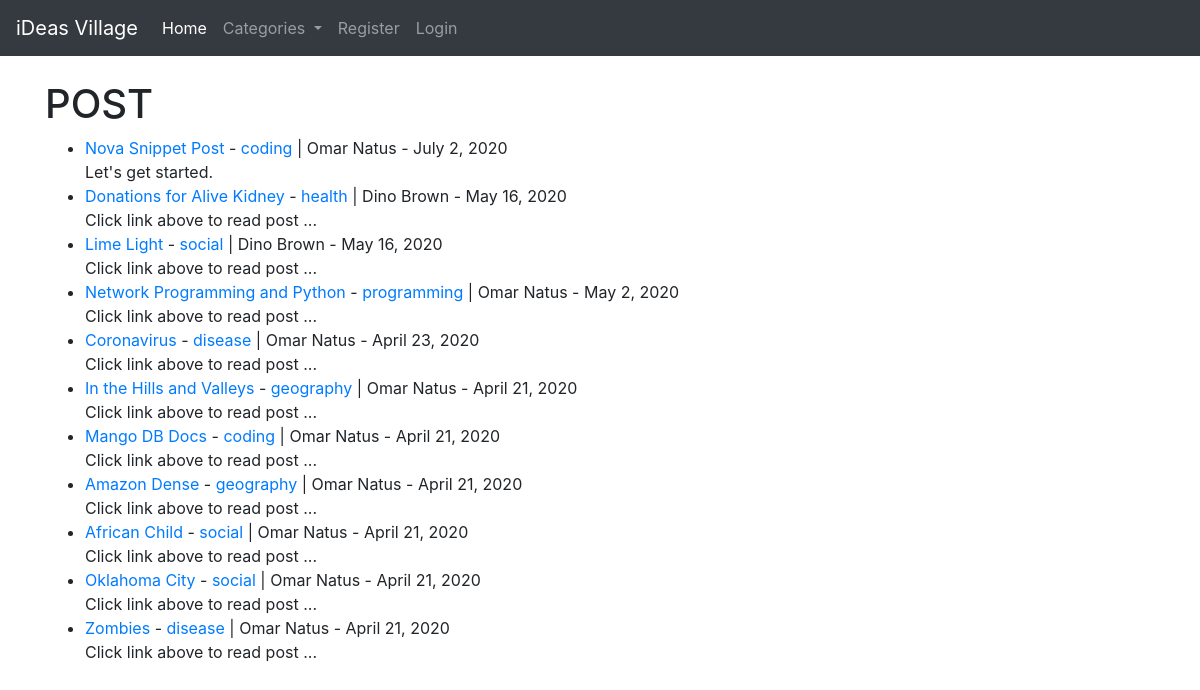
The page / on the database its author committed.
### blog/models.py (models this page shows, shortened)
class Post(models.Model):
    title = models.CharField(max_length=255)
    title_tag = models.CharField(max_length=255)
    author = models.ForeignKey(User, on_delete=models.CASCADE)
    body = RichTextField(blank=True, null=True)
    post_date = models.DateField(auto_now_add=True)
    category = models.CharField(max_length=255, default='coding')
    snippet = models.CharField(max_length=255)
    likes = models.ManyToManyField(User, related_name='blog_posts')

### blog/views.py (the view)
# urls.py: path('', HomeView.as_view(), name='home'),
class HomeView(ListView):
    model = Post
    template_name = 'home.html'
    ordering = ['-post_date']
    def get_context_data(self, *args, **kwargs):
        cat_menu = Category.objects.all()
        context = super(HomeView, self).get_context_data(*args, **kwargs)
        context['cat_menu'] = cat_menu
        return context

### blog/models.py (called while the page is built)
    def __str__(self):
        return self.name

### blog/templates/home.html
{% extends 'base.html' %}
{% block content %}
<h1>POST</h1>
<ul>
    {% for post in object_list %}
        <li>
            <a href="{% url 'article_detail' post.pk %}">{{ post.title }}</a> -
            <a href="{% url 'category' post.category|slugify %}">{{ post.category }}</a> |
            {{ post.author.first_name }}
            {{ post.author.last_name }} -
            {{ post.post_date }}
            <br>
            {{ post.snippet }}
        </li>
    {% endfor %}
</ul>
{% endblock %}

### rows shown on the page
Post: title "Nova Snippet Post", category "coding", author.first_name "Omar", author.last_name "Natus", post_date "July 2, 2020", snippet "Let's get started."
Post: title "Donations for Alive Kidney", category "health", author.first_name "Dino", author.last_name "Brown", post_date "May 16, 2020", snippet "Click link above to read post ..."
Post: title "Lime Light", category "social", author.first_name "Dino", author.last_name "Brown", post_date "May 16, 2020", snippet "Click link above to read post ..."
Post: title "Network Programming and Python", category "programming", author.first_name "Omar", author.last_name "Natus", post_date "May 2, 2020", snippet "Click link above to read post ..."
Post: title "Coronavirus", category "disease", author.first_name "Omar", author.last_name "Natus", post_date "April 23, 2020", snippet "Click link above to read post ..."
Post: title "In the Hills and Valleys", category "geography", author.first_name "Omar", author.last_name "Natus", post_date "April 21, 2020", snippet "Click link above to read post ..."
Post: title "Mango DB Docs", category "coding", author.first_name "Omar", author.last_name "Natus", post_date "April 21, 2020", snippet "Click link above to read post ..."
Post: title "Amazon Dense", category "geography", author.first_name "Omar", author.last_name "Natus", post_date "April 21, 2020", snippet "Click link above to read post ..."
Post: title "African Child", category "social", author.first_name "Omar", author.last_name "Natus", post_date "April 21, 2020", snippet "Click link above to read post ..."
Post: title "Oklahoma City", category "social", author.first_name "Omar", author.last_name "Natus", post_date "April 21, 2020", snippet "Click link above to read post ..."
Post: title "Zombies", category "disease", author.first_name "Omar", author.last_name "Natus", post_date "April 21, 2020", snippet "Click link above to read post ..."
